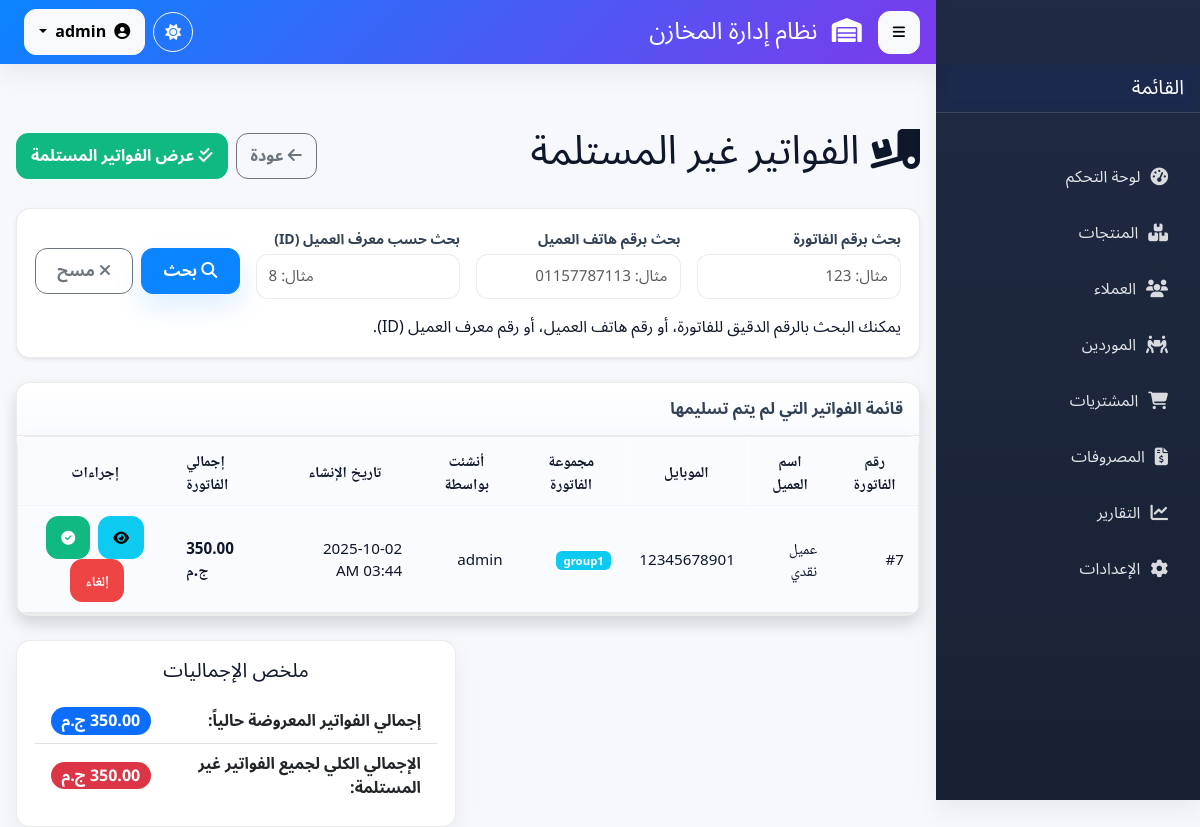
Page /admin/pending_invoices.php (signed in) on the committed database.
### tables this page shows
CREATE TABLE `invoices_out` (
  `id` int(11) NOT NULL COMMENT 'المعرف التلقائي للفاتورة',
  `customer_id` int(11) NOT NULL COMMENT 'معرف العميل المرتبط بالفاتورة',
  `delivered` enum('yes','no','canceled','reverted') NOT NULL DEFAULT 'no' COMMENT 'هل تم التسليم؟ (نعم/لا)',
  `invoice_group` enum('group1','group2','group3','group4','group5','group6','group7','group8','group9','group10','group11') NOT NULL COMMENT 'مجموعة الفاتورة (من 1 إلى 11)',
  `created_by` int(11) DEFAULT NULL COMMENT 'معرف المستخدم الذي أنشأ الفاتورة',
  `created_at` timestamp NOT NULL DEFAULT current_timestamp() COMMENT 'تاريخ ووقت الإنشاء',
  `updated_by` int(11) DEFAULT NULL COMMENT 'معرف المستخدم الذي آخر من عدل الفاتورة',
  `updated_at` timestamp NULL DEFAULT NULL ON UPDATE current_timestamp() COMMENT 'تاريخ ووقت آخر تعديل',
  `notes` text DEFAULT NULL,
  `cancel_reason` varchar(255) DEFAULT NULL,
  `revert_reason` varchar(255) DEFAULT NULL
);

CREATE TABLE `users` (
  `id` int(11) NOT NULL,
  `username` varchar(50) NOT NULL,
  `email` varchar(100) NOT NULL,
  `password` varchar(255) NOT NULL,
  `role` enum('user','admin') NOT NULL DEFAULT 'user',
  `created_at` timestamp NOT NULL DEFAULT current_timestamp()
);

### admin/pending_invoices.php (the view, shortened to what this page needs)
<?php
require_once dirname(__DIR__) . '/config.php';
function e($s)
{
    return htmlspecialchars($s ?? '', ENT_QUOTES | ENT_SUBSTITUTE, 'UTF-8');
}
require_once BASE_DIR . 'partials/header.php';
$result = null;
$grand_total_all_pending = 0;
$displayed_invoices_sum = 0;
$invoice_q = isset($_GET['invoice_q']) ? trim((string)$_GET['invoice_q']) : '';
$mobile_q  = isset($_GET['mobile_q']) ? trim((string)$_GET['mobile_q']) : '';
$customer_filter_id = isset($_GET['customer_id']) ? intval($_GET['customer_id']) : 0;
$sql_grand_total = "SELECT COALESCE(SUM(ioi.total_price),0) AS grand_total
                    FROM invoice_out_items ioi
                    JOIN invoices_out io ON ioi.invoice_out_id = io.id
                    WHERE io.delivered = 'no'";
$res_gt = $conn->query($sql_grand_total);
if ($res_gt) {
    $grand_total_all_pending = floatval($res_gt->fetch_assoc()['grand_total'] ?? 0);
}
$sql_select = "SELECT i.id, i.invoice_group, i.created_at,
                      COALESCE(c.name,'(عميل نقدي)') AS customer_name, COALESCE(c.mobile,'-') AS customer_mobile,
                      u.username AS creator_name,
                      COALESCE((SELECT SUM(item.total_price) FROM invoice_out_items item WHERE item.invoice_out_id = i.id),0) AS invoice_total
               FROM invoices_out i
               LEFT JOIN customers c ON i.customer_id = c.id
               LEFT JOIN users u ON i.created_by = u.id
               WHERE i.delivered = 'no' ";
$sql_select .= " ORDER BY i.created_at DESC, i.id DESC LIMIT 2000";
if ($stmt = $conn->prepare($sql_select)) {
    if ($stmt->execute()) {
        $result = $stmt->get_result();
    } else {
        $message = "<div class='alert alert-danger'>خطأ أثناء تنفيذ استعلام جلب الفواتير: " . e($stmt->error) . "</div>";
    }
} else {
    $message = "<div class='alert alert-danger'>خطأ في تحضير استعلام: " . e($conn->error) . "</div>";
}
$delivered_invoices_link = BASE_URL . "admin/delivered_invoices.php";
$current_page_link = htmlspecialchars($_SERVER['PHP_SELF']);
require_once BASE_DIR . 'partials/sidebar.php';
?>
<div class="container mt-5 pt-3 ">
    <div class="d-flex justify-content-between align-items-center mb-4">
        <div>
            <h1><i class="fas fa-truck-loading"></i> الفواتير غير المستلمة</h1>
        </div>
        <div class="d-flex gap-2">
            <button type="button" class="btn btn-outline-secondary" onclick="history.back();"><i class="fas fa-arrow-left"></i> عودة</button>
            <a href="<?php echo $delivered_invoices_link; ?>" class="btn btn-success"><i class="fas fa-check-double"></i> عرض الفواتير المستلمة</a>
        </div>
    </div>
    <div class="card mb-4 shadow-sm">
        <div class="card-body">
            <form method="get" action="<?php echo $current_page_link; ?>" class="row gx-3 gy-2 align-items-center">
                <div class="col-md-3 mt-2">
                    <label class="form-label small mb-1">بحث برقم الفاتورة</label>
                    <input type="text" name="invoice_q" value="<?php echo e($invoice_q); ?>" class="form-control" placeholder="مثال: 123">
                </div>
                <div class="col-md-3 mt-2">
                    <label class="form-label small mb-1">بحث برقم هاتف العميل</label>
                    <input type="text" name="mobile_q" value="<?php echo e($mobile_q); ?>" class="form-control" placeholder="مثال: 01157787113">
                </div>
                <div class="col-md-3 mt-2">
                    <label class="form-label small mb-1">بحث حسب معرف العميل (ID)</label>
                    <input type="number" name="customer_id" value="<?php echo ($customer_filter_id > 0) ? e($customer_filter_id) : ''; ?>" class="form-control" placeholder="مثال: 8">
                </div>
                <div class="col-md-3 mt-4 d-flex gap-2 align-items-end">
                    <button type="submit" class="btn btn-primary w-100"><i class="fas fa-search"></i> بحث</button>
                    <a href="<?php echo $current_page_link; ?>" class="btn btn-outline-secondary w-100"><i class="fas fa-times"></i> مسح</a>
                </div>
            </form>
            <div class="note-text mt-3">يمكنك البحث بالرقم الدقيق للفاتورة، أو رقم هاتف العميل، أو رقم معرف العميل (ID).</div>
        </div>
    </div>
    <div class="card shadow">
        <div class="card-header">
            قائمة الفواتير التي لم يتم تسليمها
        </div>
        <div class="table-responsive custom-table-wrapper">
            <table class="tabl custom-table">
                <thead class="table-dark center">
                    <tr>
                        <th>رقم الفاتورة</th>
                        <th>اسم العميل</th>
                        <th>الموبايل</th>
                        <th>مجموعة الفاتورة</th>
                        <th class="d-none d-md-table-cell">أنشئت بواسطة</th>
                        <th class="d-none d-md-table-cell">تاريخ الإنشاء</th>
                        <th class="text-end">إجمالي الفاتورة</th>
                        <th class="text-center">إجراءات</th>
                    </tr>
                </thead>
                <tbody>
                    <?php if ($result && $result->num_rows > 0): ?>
                        <?php while ($row = $result->fetch_assoc()):
                            $current_invoice_total_for_row = floatval($row["invoice_total"] ?? 0);
                            $displayed_invoices_sum += $current_invoice_total_for_row;
                        ?>
                            <tr>
                                <td>#<?php echo e($row["id"]); ?></td>
                                <td><?php echo e($row["customer_name"]); ?></td>
                                <td><?php echo e($row["customer_mobile"]); ?></td>
                                <td><span class="badge bg-info"><?php echo e($row["invoice_group"]); ?></span></td>
                                <td class="d-none d-md-table-cell"><?php echo e($row["creator_name"] ?? 'غير معروف'); ?></td>
                                <td class="d-none d-md-table-cell"><?php echo e(date('Y-m-d H:i A', strtotime($row["created_at"]))); ?></td>
                                <td class="text-end fw-bold"><?php echo number_format($current_invoice_total_for_row, 2); ?> ج.م</td>
                                <td class="text-center">
                                    <button type="button" class="btn btn-info btn-sm btn-open-modal" data-invoice-id="<?php echo e($row["id"]); ?>" title="عرض التفاصيل"><i class="fas fa-eye"></i></button>
                                    <?php if (isset($_SESSION['role']) && $_SESSION['role'] == 'admin'): ?>
                                        <form action="<?php echo $current_page_link; ?>?<?php echo http_build_query($_GET); ?>" method="post" class="d-inline ms-1">
                                            <button type="submit" name="mark_delivered" class="btn btn-success btn-sm" title="تحديد كمستلمة"><i class="fas fa-check-circle"></i></button>
                                        </form>
                                        <button class="btn btn-sm btn-danger btn-cancel-invoice" data-invoice-id=<?php echo e($row['id']); ?>" title="إلغاء الفاتورة">
                                            إلغاء
                                        </button>
                                    <?php endif; ?>
                                </td>
                            </tr>
                        <?php endwhile; ?>
                    <?php else: ?>
                        <tr>
                            <td colspan="8" class="text-center py-4">لا توجد فواتير غير مستلمة حالياً.</td>
                        </tr>
                    <?php endif; ?>
                </tbody>
            </table>
        </div>
    </div>
    <div class="row mt-4">
        <div class="col-md-6 offset-md-6">
            <div class="card">
                <div class="card-body">
                    <h5 class="card-title text-center mb-3 note-text">ملخص الإجماليات</h5>
                    <ul class="list-group list-group-flush rounded">
                        <li class="list-group-item d-flex justify-content-between align-items-center">
                            <strong>إجمالي الفواتير المعروضة حالياً:</strong>
                            <span class="badge bg-primary rounded-pill fs-6"><?php echo number_format($displayed_invoices_sum, 2); ?> ج.م</span>
                        </li>
                        <li class="list-group-item d-flex justify-content-between align-items-center">
                            <strong>الإجمالي الكلي لجميع الفواتير غير المستلمة:</strong>
                            <span class="badge bg-danger rounded-pill fs-6"><?php echo number_format($grand_total_all_pending, 2); ?> ج.م</span>
                        </li>
                    </ul>
                </div>
            </div>
        </div>
    </div>
</div>
<?php
require_once BASE_DIR . 'partials/footer.php';
?>

### rows in the picture
invoices_out: id "7", customer_name "عميل نقدي", customer_mobile "12345678901", invoice_group "group1", created_by.username "admin", created_at "2025-10-02 03:44 AM", current_invoice_total_for_row "350.00"

### other values in the picture
$displayed_invoices_sum "350.00"
$grand_total_all_pending "350.00"
